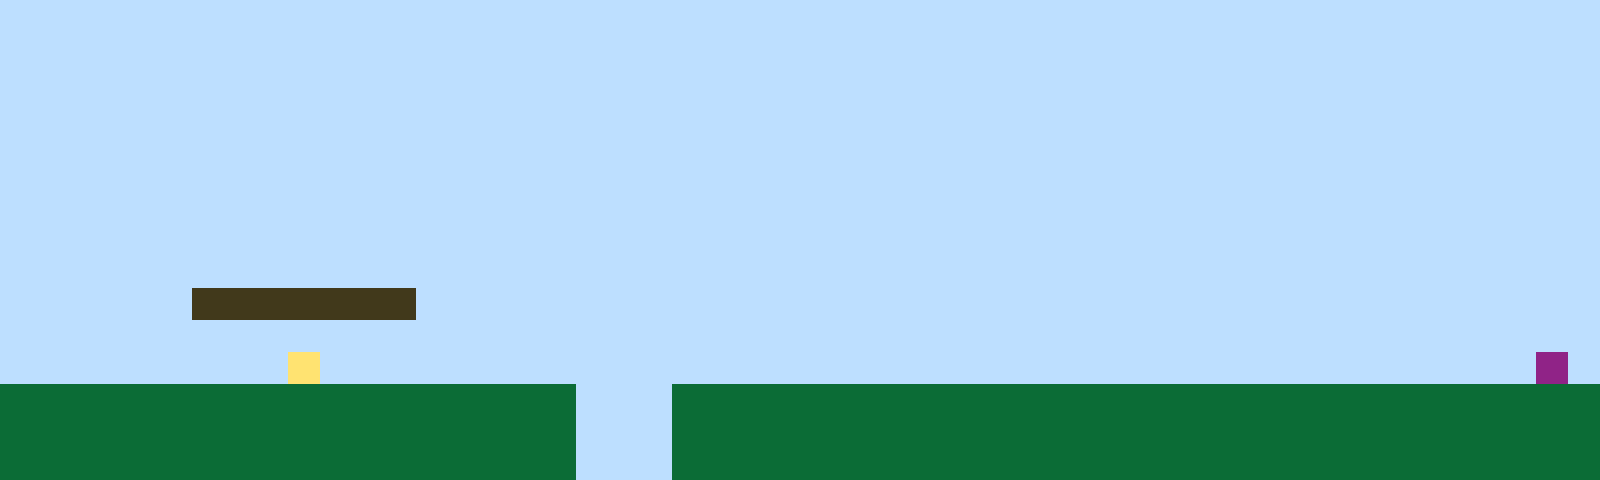

This game map was drawn from its Tiled (.tmx) file and the tilesets committed beside it. A one-line description and the full map source follow:
An orthogonal 50x15 tile map with 32x32 px tiles, 1 tile layer (Tile Layer 1).

<map version="1.10" tiledversion="1.11.2" orientation="orthogonal" renderorder="right-up" width="50" height="15" tilewidth="32" tileheight="32" infinite="0" nextlayerid="2" nextobjectid="1"><editorsettings><export target="map1.csv" format="csv" /></editorsettings><tileset firstgid="1" name="sprites" tilewidth="32" tileheight="32" tilecount="6" columns="3"><image source="sprites.png" width="96" height="64" /></tileset><layer id="1" name="Tile Layer 1" width="50" height="15"><data encoding="csv">1,1,1,1,1,1,1,1,1,1,1,1,1,1,1,1,1,1,1,1,1,1,1,1,1,1,1,1,1,1,1,1,1,1,1,1,1,1,1,1,1,1,1,1,1,1,1,1,1,1,1,1,1,1,1,1,1,1,1,1,1,1,1,1,1,1,1,1,1,1,1,1,1,1,1,1,1,1,1,1,1,1,1,1,1,1,1,1,1,1,1,1,1,1,1,1,1,1,1,1,1,1,1,1,1,1,1,1,1,1,1,1,1,1,1,1,1,1,1,1,1,1,1,1,1,1,1,1,1,1,1,1,1,1,1,1,1,1,1,1,1,1,1,1,1,1,1,1,1,1,1,1,1,1,1,1,1,1,1,1,1,1,1,1,1,1,1,1,1,1,1,1,1,1,1,1,1,1,1,1,1,1,1,1,1,1,1,1,1,1,1,1,1,1,1,1,1,1,1,1,1,1,1,1,1,1,1,1,1,1,1,1,1,1,1,1,1,1,1,1,1,1,1,1,1,1,1,1,1,1,1,1,1,1,1,1,1,1,1,1,1,1,1,1,1,1,1,1,1,1,1,1,1,1,1,1,1,1,1,1,1,1,1,1,1,1,1,1,1,1,1,1,1,1,1,1,1,1,1,1,1,1,1,1,1,1,1,1,1,1,1,1,1,1,1,1,1,1,1,1,1,1,1,1,1,1,1,1,1,1,1,1,1,1,1,1,1,1,1,1,1,1,1,1,1,1,1,1,1,1,1,1,1,1,1,1,1,1,1,1,1,1,1,1,1,1,1,1,1,1,1,1,1,1,1,1,1,1,1,1,1,1,1,1,1,1,1,1,1,1,1,1,1,1,1,1,1,1,1,1,1,1,1,1,1,1,1,1,1,1,1,1,1,1,1,1,1,1,1,1,1,1,1,1,1,1,1,1,1,1,1,1,1,1,1,1,1,1,1,1,1,1,1,1,1,1,1,1,1,1,1,1,1,1,1,1,1,1,1,1,1,1,1,1,1,1,1,1,1,1,1,1,1,1,1,1,3,3,3,3,3,3,3,1,1,1,1,1,1,1,1,1,1,1,1,1,1,1,1,1,1,1,1,1,1,1,1,1,1,1,1,1,1,1,1,1,1,1,1,1,1,1,1,1,1,1,1,1,1,1,1,1,1,1,1,1,1,1,1,1,1,1,1,1,1,1,1,1,1,1,1,1,1,1,1,1,1,1,1,1,1,1,1,1,1,1,1,1,1,1,1,1,1,1,1,1,1,1,1,4,1,1,1,1,1,1,1,1,1,1,1,1,1,1,1,1,1,1,1,1,1,1,1,1,1,1,1,1,1,1,1,1,1,1,1,1,1,1,6,1,2,2,2,2,2,2,2,2,2,2,2,2,2,2,2,2,2,2,1,1,1,2,2,2,2,2,2,2,2,2,2,2,2,2,2,2,2,2,2,2,2,2,2,2,2,2,2,2,2,2,2,2,2,2,2,2,2,2,2,2,2,2,2,2,2,2,2,2,1,1,1,2,2,2,2,2,2,2,2,2,2,2,2,2,2,2,2,2,2,2,2,2,2,2,2,2,2,2,2,2,2,2,2,2,2,2,2,2,2,2,2,2,2,2,2,2,2,2,1,1,1,2,2,2,2,2,2,2,2,2,2,2,2,2,2,2,2,2,2,2,2,2,2,2,2,2,2,2,2,2</data></layer></map>
